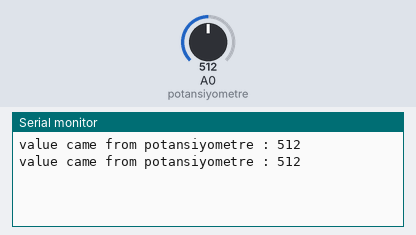
A sketch run on a simulated Arduino Uno, built with avr-gcc and run on an emulated ATmega328P. Shown: the last lines printed to the serial monitor. The test bench sets the inputs (shaded band); at power-on: A0 (potansiyometre) = 512.

Above: at 1.8 s.
1.9 s: A0 (potansiyometre) set to 716
At 2.8 s:
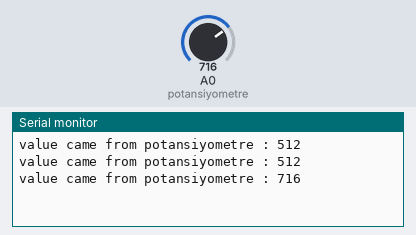
3.4 s: A0 (potansiyometre) set to 900
At 4.4 s:
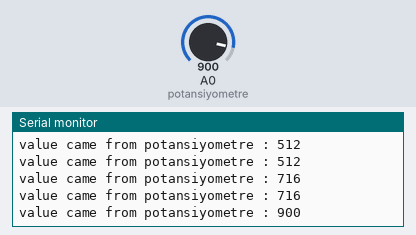
Timing chart, 0 to 6.4 s (numbered marks = the images above; inputs shaded):
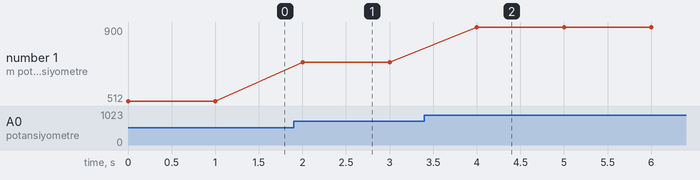

The sketch:

Potansiyometre.ino
```cpp
int potansiyometre=A0;//potansiyometrenin hangi analog pine bağlı olduğu belirtildi.
int value=0;//potansiyometreden okunacak değerler bu değişkende tutulacak.

void setup() {
  Serial.begin(9600);
}

void loop() {
  value=analogRead(potansiyometre);//potansiyomtereden gelen değerler value değişkenine atandı.0-1023 arası bir değer okur, çünkü arduino 10 bitlik bir ADC kullanır.(2^10=1024)
  Serial.print("value came from potansiyometre : ");
  Serial.println(value);//potansiyometrenin sürgüsü döndürülürse bu değer değişecektir.
  delay(1000);
}
```

Measured:
- after the input at 1.9 s, the serial monitor: prints a new line after 0.10 s (image 1)
- after the input at 3.4 s, the serial monitor: prints a new line after 0.60 s (image 2)
- plotted number 1: 512 → 716 after the input at 1.9 s, 716 → 900 after the input at 3.4 s
